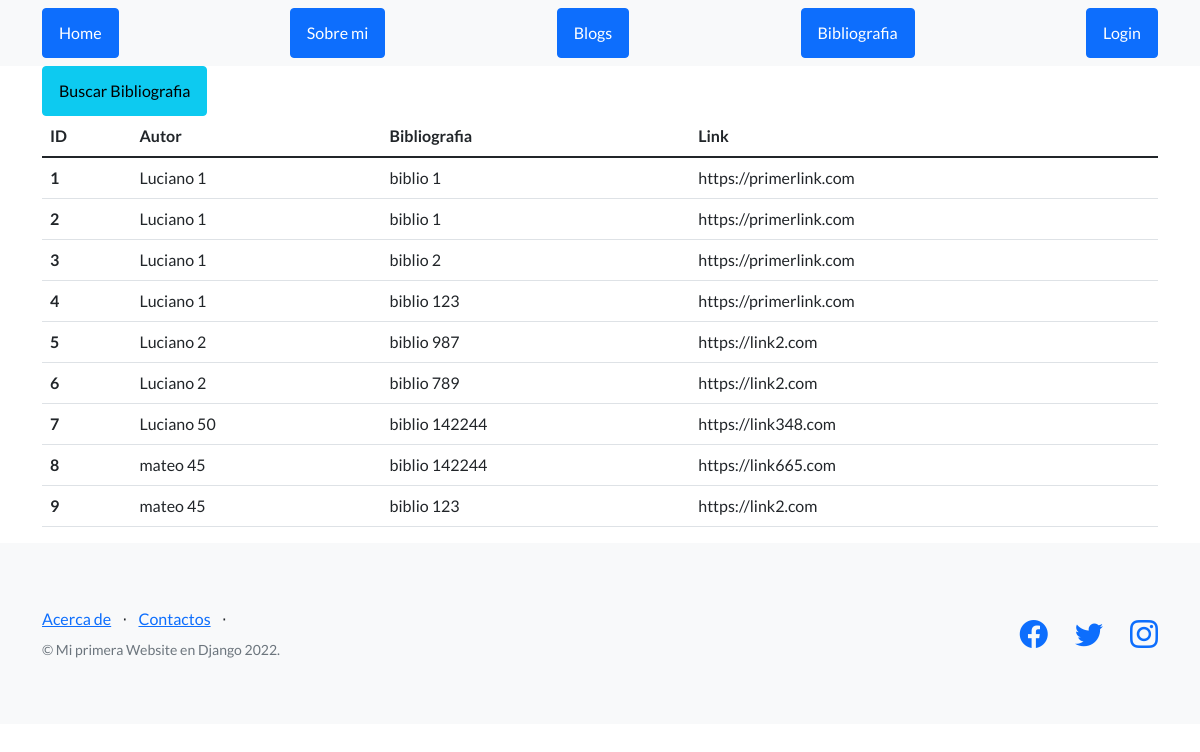
Page /bases/listBibliography/ on the earlier database version.
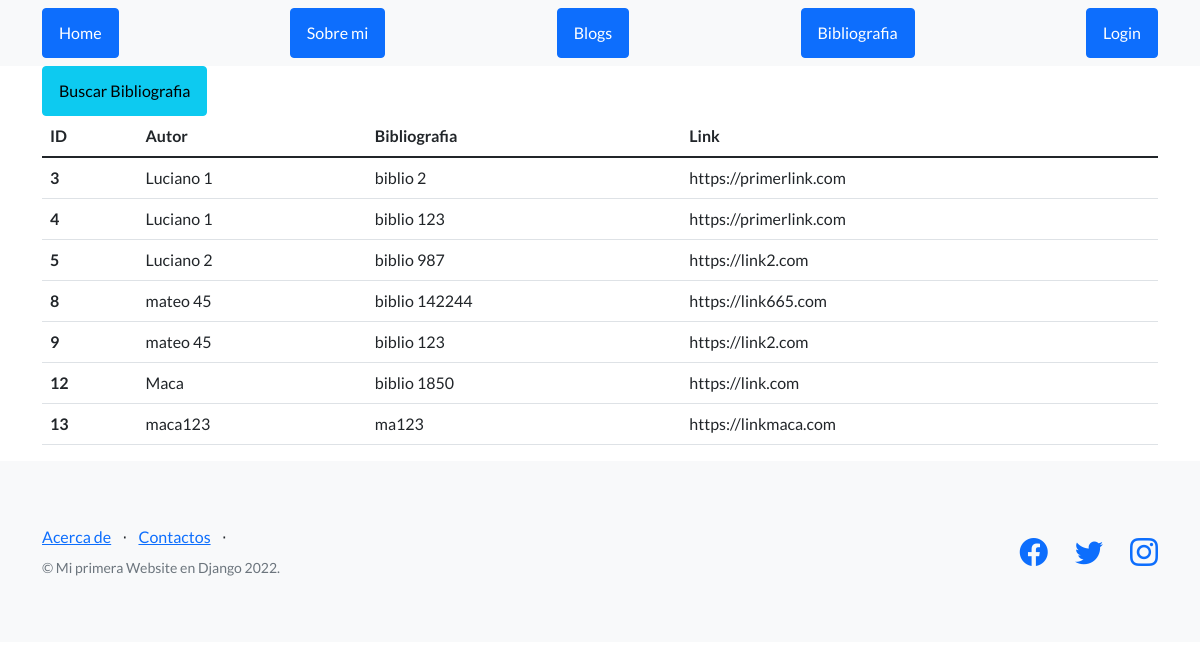
Same page on the later database version.
### bases/models.py (models this page shows, shortened)
class Bibliography(models.Model):
    main = models.TextField(max_length=1000)
    author = models.CharField(max_length=20)
    webLink = models.URLField()

### bases/views.py (the view)
# urls.py: path('listBibliography/', views.listBiblography, name='listBibliography'),
def listBiblography(request):
    biblographyAll = Bibliography.objects.all()
    return render(
        request, "bases/bibliography.html",
        {'biblographyAll': biblographyAll}
    )

### bases/templates/bases/bibliography.html (shortened to what this page needs)
{% extends 'index/index.html' %}
{% block header_index %}
    <div class="container-md">
        <a  class="btn btn-info" href={% url 'searchBibliography' %}>Buscar Bibliografia</a>
    </div>
{% endblock header_index %}
{% block templates %}
    <div class="container-md">
        <table class="table table-hover">
            <thead>
                <tr>
                    <th scope="col">ID</th>
                    <th scope="col">Autor</th>
                    <th scope="col">Bibliografia</th>
                    <th scope="col">Link</th>
                </tr>
            </thead>
            <tbody>
                {% for biblio in  biblographyAll%}
                    <tr>
                        <th scope="row" >{{biblio.id}}</th>
                        <td>{{biblio.author}}</td>
                        <td>{{biblio.main}}</td>
                        <td>{{biblio.webLink}}</td>
                    </tr>
                {% endfor %}
            </tbody>
        </table>
    </div>
{% endblock templates %}

### index/templates/index/index.html (shortened to what this page needs)
<!DOCTYPE html>
<html lang="en">
    <head>
        {% load static %}
        <link href="https://cdn.jsdelivr.net/npm/bootstrap-icons@1.5.0/font/bootstrap-icons.css" rel="stylesheet" type="text/css" />
        <link href={% static 'css/styles.css' %} rel="stylesheet" />
    </head>
    <body>
        <nav class="navbar navbar-light bg-light static-top">
            <div class="container">
                <a class="btn btn-primary" href={% url 'index' %} >Home</a>
                <a class="btn btn-primary" href={% url 'about_me' %} >Sobre mi</a>
                <a class="btn btn-primary" href={% url 'blogs' %} >Blogs</a>
                <a class="btn btn-primary" href={% url 'listBibliography' %} >Bibliografia</a>
                {% if request.user.is_authenticated %}
                    <a class="btn btn-primary" href={% url 'logout' %} >Logout</a>
                    <a href={% url 'editUser' %} >
                        <img src={{avatar}} alt="Editar Perfil" height='40'>
                    </a>
                {% else %}
                    <a class="btn btn-primary" href={% url 'login' %} >Login</a>
                {% endif %}
            </div>
        </nav>
        {% block header_index %}{% endblock header_index %}
        {% block templates %}{% endblock templates %}
        <footer class="footer bg-light">
            <div class="container">
                <div class="row">
                    <div class="col-lg-6 h-100 text-center text-lg-start my-auto">
                        <ul class="list-inline mb-2">
                            <li class="list-inline-item"><a href="#!">Acerca de</a></li>
                            <li class="list-inline-item">⋅</li>
                            <li class="list-inline-item"><a href="#!">Contactos</a></li>
                            <li class="list-inline-item">⋅</li>
                        </ul>
                        <p class="text-muted small mb-4 mb-lg-0">&copy; Mi primera Website en Django 2022.</p>
                    </div>
                    <div class="col-lg-6 h-100 text-center text-lg-end my-auto">
                        <ul class="list-inline mb-0">
                            <li class="list-inline-item me-4">
                                <a href="#!"><i class="bi-facebook fs-3"></i></a>
                            </li>
                            <li class="list-inline-item me-4">
                                <a href="#!"><i class="bi-twitter fs-3"></i></a>
                            </li>
                            <li class="list-inline-item">
                                <a href="#!"><i class="bi-instagram fs-3"></i></a>
                            </li>
                        </ul>
                    </div>
                </div>
            </div>
        </footer>
    </body>
</html>

Differences in the rows shown:
removed Bibliography: id "1", author "Luciano 1", main "biblio 1", webLink "https://primerlink.com"
removed Bibliography: id "2", author "Luciano 1", main "biblio 1", webLink "https://primerlink.com"
removed Bibliography: id "6", author "Luciano 2", main "biblio 789", webLink "https://link2.com"
removed Bibliography: id "7", author "Luciano 50", main "biblio 142244", webLink "https://link348.com"
added Bibliography: id "12", author "Maca", main "biblio 1850", webLink "https://link.com"
added Bibliography: id "13", author "maca123", main "ma123", webLink "https://linkmaca.com"
